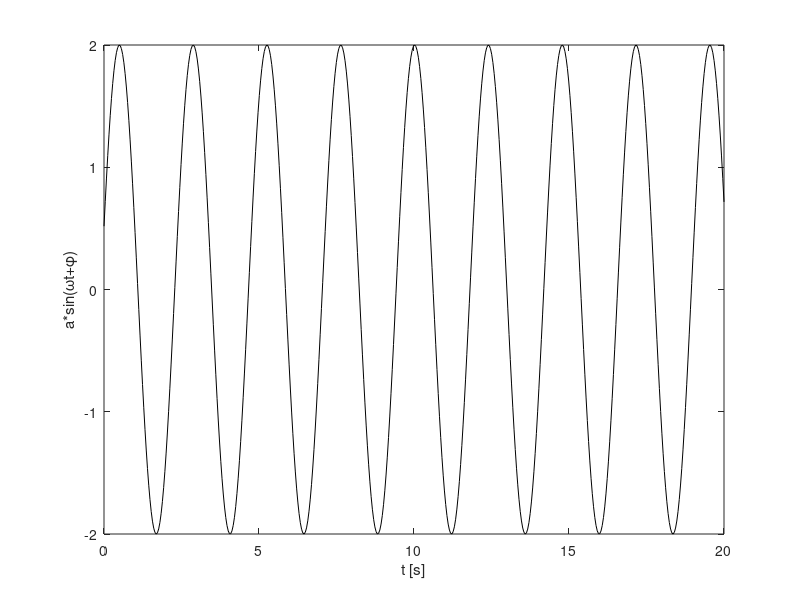

This chart was generated by the following MATLAB code: (Note: this script raises an error after producing the figure.)
real_frequency = .42;         % Hz
real_phase     = deg2rad(15); % radians
real_amplitude = 2;           % <scalar>

T_start        = 0;           % seconds
T_end          = 20;          % seconds
N_samples      = 500;        % <number of samples>

% generate the time vector
time_vector = linspace(T_start, T_end, N_samples);
T = time_vector(2) - time_vector(1);
 
% generate the data vector
real_omega = 2*pi*real_frequency;
real_data = real_amplitude*sin(real_omega*time_vector+real_phase);

% generate the output buffers
observed_data = nan(1, N_samples);
estimated_output = nan(1, N_samples);
estimated_state = nan(3, N_samples);

% plot the real data
close all;
plot(time_vector, real_data, 'k');
xlabel('t [s]');
ylabel('a*sin(\omegat+\phi)');

% "it it is easier to approximate
%  a probability distribution than it is to approximate
%  an arbitrary nonlinear function or transformation"
% J. K. Uhlmann, �Simultaneous map building and localization for
% real time applications,� transfer thesis, Univ. Oxford, Oxford, U.K.,
% 1994.

kappa = 1;
alpha = 1;
beta = 2;

% set initial state estimate
x = [
     0;   % angle [rad]    
     2*pi*.5;  % angular velocity
     1];   % amplitude [<scalar>]
 
% set initial state covariance
P = 100*diag(ones(size(x)));
 
% define additive state covariance prediction noise
Q = 1e-1 * ...
    [(2*pi*deg2rad(10)*T)^2 0  0;        % angle
     0  (2*pi*deg2rad(10))^2 0;          % angular velocity
     0  0  .001];                        % amplitude


% define additive measurement covariance prediction noise
z_sigma = 0.05;
R = z_sigma*1e-2;

% simulate
h = waitbar(0, 'Simulating ...');
for i=1:N_samples;
        
    % define the nonlinear state transition function
    state_transition_fun = @(x) [x(1) + x(2)*T;
                                 x(2); 
                                 x(3)];

	% constraint function
    constraints = @(x) [max(0, x(1));
                        max(0, min(x(2), 5*2*pi));  % between 0 .. 5 Hz
                        max(0, x(3))];  
                             
    % define the nonlinear observation function
    observation_fun = @(x) x(3)*sin(x(1));
   
    % time update - propagate state
    [x_prior, P_prior, X, Xwm, Xwc] = unscented(state_transition_fun, ...
                                                x, P, ...
                                                'n_out', numel(diag(P)), ...
                                                'alpha', alpha, ...
                                                'beta', beta, ...
                                                'kappa', kappa, ...
                                                'constraint', constraints);

    % "enforce" symmetry
    % P_prior = (.5*P_prior) + (.5*P_prior');
                                            
    % add prediction noise
    P_prior = P_prior + Q;
        
    % predict observations using the a-priori state
    % Note that the weights calculated by this function are the very
    % same as calculated above since we're still operating on 
    % the state vector (i.e. dimensionality didn't change).
    [z_estimate, S_estimate, Z] = unscented(observation_fun, ...
                                            x_prior, P_prior, ...
                                            'n_out', numel(diag(R)), ...
                                      	    'alpha', alpha, ...
                                            'beta', beta, ...
                                            'kappa', kappa);
    
    if mod(i,floor(10*rand(1))) ~= 0
        % pass variables around
        estimated_output(i) = z_estimate(1);
        x = x_prior;
        P = P_prior;
    else
        % add measurement noise
        S_estimate = S_estimate + R;

        % calculate state-observation cross-covariance
        Pxy = zeros(numel(x), numel(z_estimate));
        for j=1:numel(Xwc)
            Pxy = Pxy + Xwc(j)*(X(:,j)-x_prior)*(Z(:,j)-z_estimate)';
        end

        % calculate Kalman gain
        K = Pxy/S_estimate; % note the inversion of S!

        % obtain observation
        z_error = z_sigma*randn(1);
        z = real_data(i) + z_error;

        % measurement update
        x_posterior = x_prior + K*(z - z_estimate);
        P_posterior = P_prior - K*S_estimate*K';

        % pass variables around
        z_posterior = observation_fun(x_posterior);
        estimated_output(i) = z_posterior(1);
        observed_data(i) = z(1);
        x = x_posterior;
        P = P_posterior;
    end

    % store estimated state
    estimated_state(:,i) = x;
    
    % update the progress bar
    waitbar(i / N_samples, h);
    
end

% remove the progress bar
delete(h); 

% plot the estimated data
hold all;
valid = ~isnan(estimated_output);
plot(time_vector(valid), estimated_output(valid), 'r', 'LineWidth', 1);
plot(time_vector(valid), observed_data(valid), 'm+');

% plot the state estimate
figure;
subplot(3,1,1);
T = time_vector(2)-time_vector(1);
plot(time_vector, cumsum(ones(1,N_samples)*2*pi*real_frequency*T), 'k'); hold on;
plot(time_vector, estimated_state(1,:), 'r');
xlabel('t [s]');
ylabel('\phi [rad]');

subplot(3,1,2);
plot(time_vector, ones(1,N_samples)*real_frequency, 'k'); hold on;
plot(time_vector, estimated_state(2,:)/2/pi, 'r');
xlabel('t [s]');
ylabel('f [Hz]');

subplot(3,1,3);
plot(time_vector, ones(1,N_samples)*real_amplitude, 'k'); hold on;
plot(time_vector, estimated_state(3,:), 'r');
xlabel('t [s]');
ylabel('amplitude');
